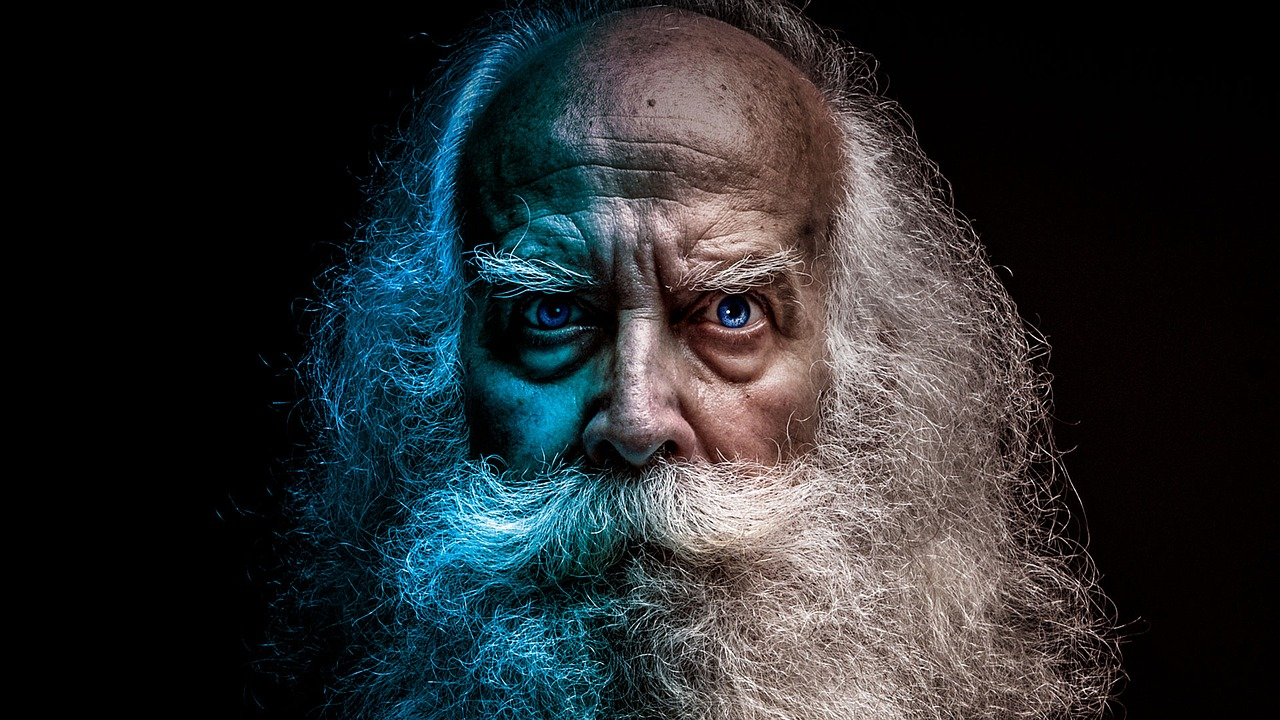
#> input picture basics/man.jpg, 1280 x 720 px
$ python blending.py
#> lines starting #> are read from the running program, lines starting #| are printed output that depends on the picture
import cv2
import numpy as np

man = cv2.imread('man.jpg')
#> man is the input picture: shape (720, 1280, 3); mean B, G, R 46.2, 44, 40.8
matches = cv2.imread('matches.jpg')
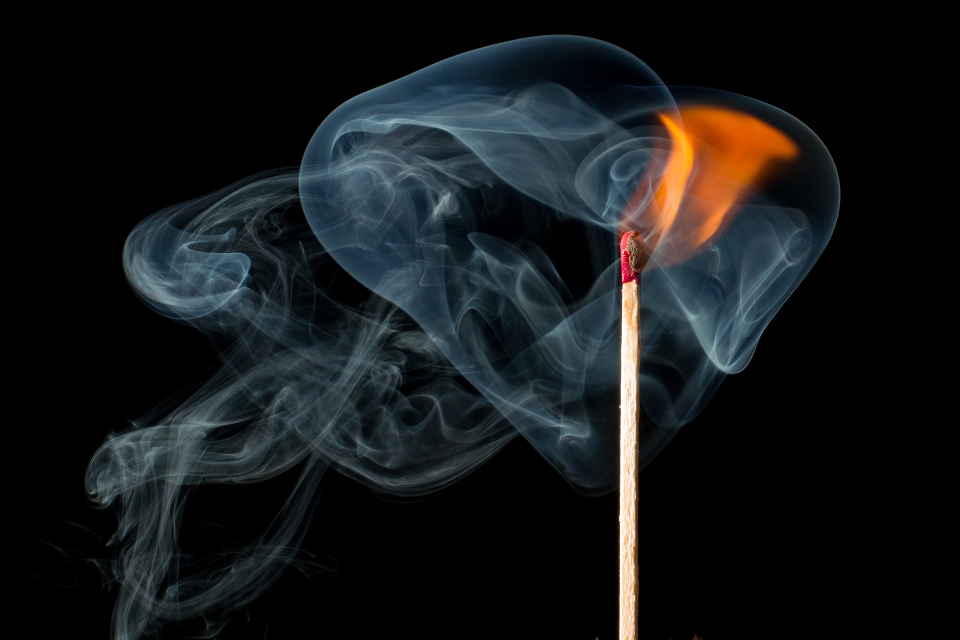
#> input picture basics/matches.jpg, 1920 x 1279 px (shown at 1/2 size)
#> matches is the input picture: shape (1279, 1920, 3); mean B, G, R 24.8, 23.5, 20.7
heightMan, widthMan, channelsMan = man.shape                        #takes resolution
#> heightMan = 720; widthMan = 1280; channelsMan = 3
img = np.zeros((heightMan, widthMan, channelsMan), np.uint8)        #generates black-plane with same resolution as picture [man.jpg]

i = 0
while i <= 630:
    heightMatches, widthMatches, channelsMatches = matches.shape
#> heightMatches = 1279; widthMatches = 1920; channelsMatches = 3
    width = widthMatches-widthMan
#> width = 640
    img = matches[0:heightMan, width-i:widthMatches-i]              #create new snippet [1pixel more right than before] from 'matches.jpg'
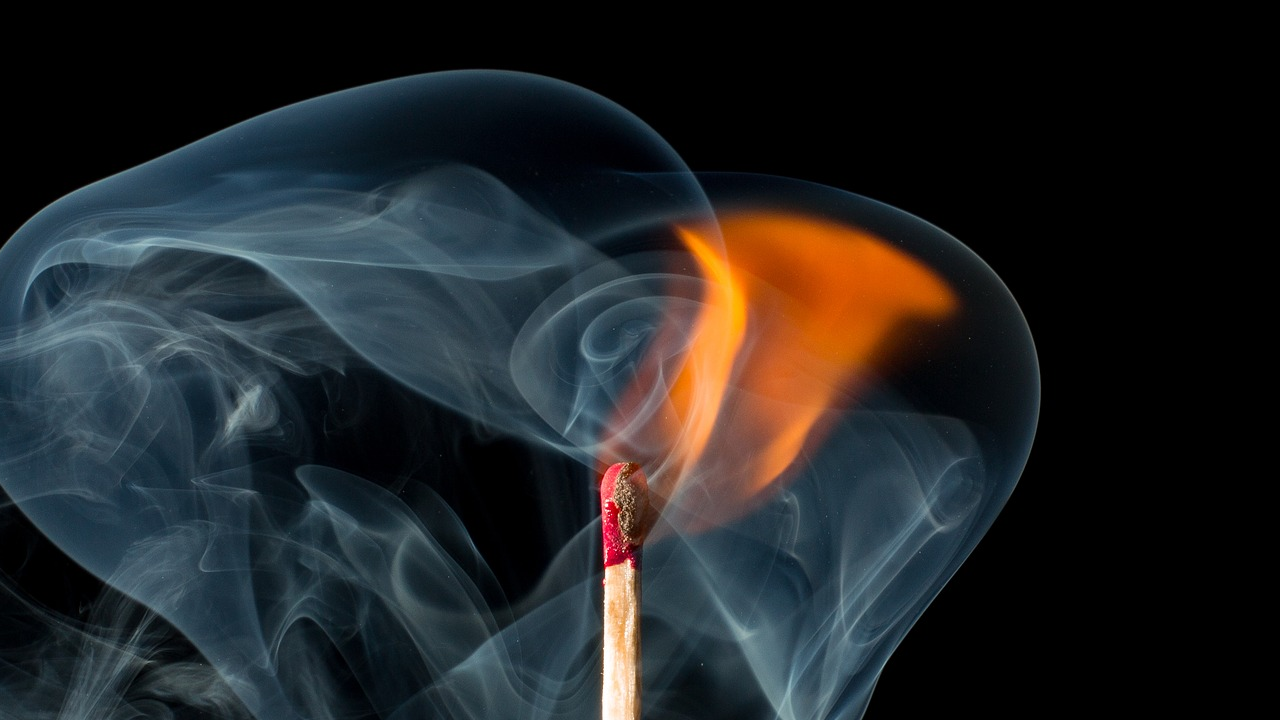
#> img: shape (720, 1280, 3); mean B, G, R 38.2, 36.7, 34.3
    img = cv2.addWeighted(img, 0.4, man, 0.2, 0)                    #blending -> pictures must have same resolution!
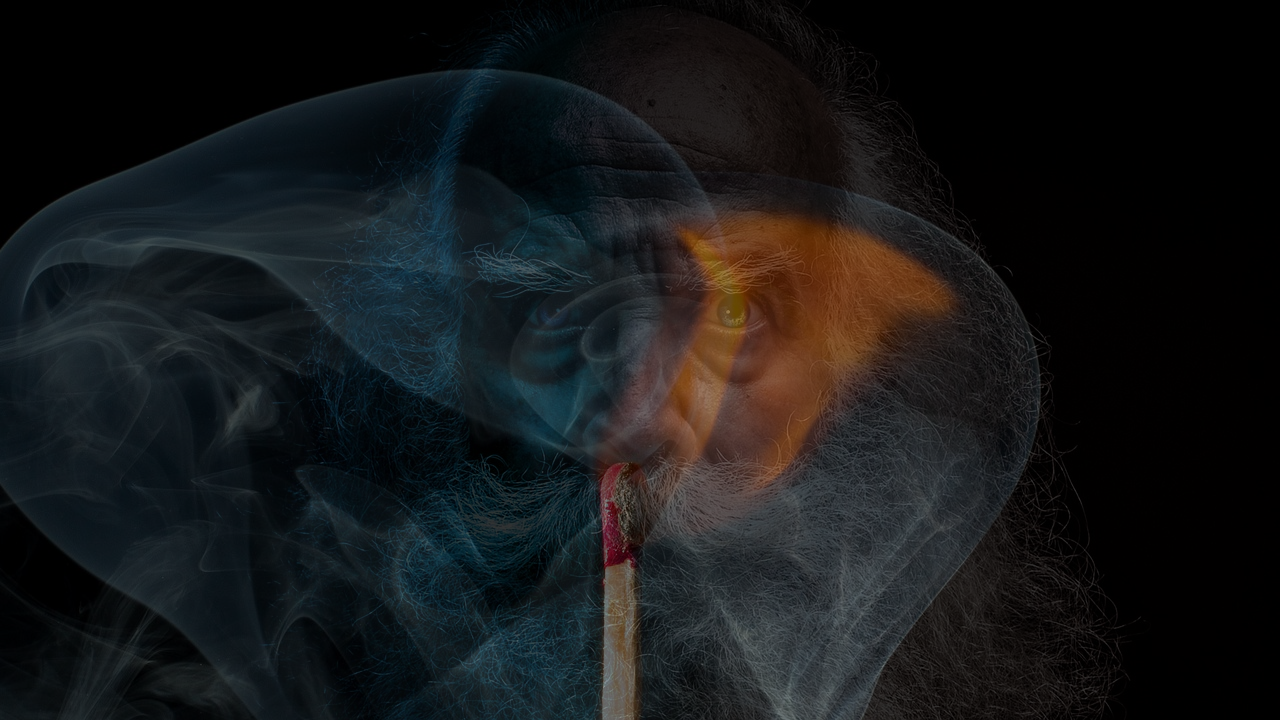
#> img: shape (720, 1280, 3); mean B, G, R 24.5, 23.4, 21.9

    i = i+1

    cv2.imshow('blending', img)
    cv2.waitKey(5)

cv2.destroyAllWindows()
